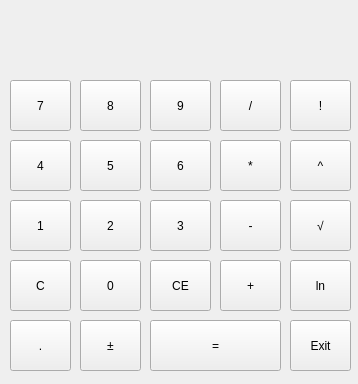
<?xml version="1.0" encoding="UTF-8"?>
<ui version="4.0">
 <class>Form</class>
 <widget class="QWidget" name="Form">
  <property name="geometry">
   <rect>
    <x>0</x>
    <y>0</y>
    <width>358</width>
    <height>384</height>
   </rect>
  </property>
  <property name="windowTitle">
   <string>Form</string>
  </property>
  <widget class="QLabel" name="calcul">
   <property name="geometry">
    <rect>
     <x>20</x>
     <y>40</y>
     <width>251</width>
     <height>31</height>
    </rect>
   </property>
   <property name="text">
    <string/>
   </property>
  </widget>
  <widget class="QPushButton" name="b_7">
   <property name="geometry">
    <rect>
     <x>10</x>
     <y>80</y>
     <width>61</width>
     <height>51</height>
    </rect>
   </property>
   <property name="text">
    <string>7</string>
   </property>
  </widget>
  <widget class="QPushButton" name="b_8">
   <property name="geometry">
    <rect>
     <x>80</x>
     <y>80</y>
     <width>61</width>
     <height>51</height>
    </rect>
   </property>
   <property name="text">
    <string>8</string>
   </property>
  </widget>
  <widget class="QPushButton" name="b_9">
   <property name="geometry">
    <rect>
     <x>150</x>
     <y>80</y>
     <width>61</width>
     <height>51</height>
    </rect>
   </property>
   <property name="text">
    <string>9</string>
   </property>
  </widget>
  <widget class="QPushButton" name="div">
   <property name="geometry">
    <rect>
     <x>220</x>
     <y>80</y>
     <width>61</width>
     <height>51</height>
    </rect>
   </property>
   <property name="text">
    <string>/</string>
   </property>
  </widget>
  <widget class="QPushButton" name="b_4">
   <property name="geometry">
    <rect>
     <x>10</x>
     <y>140</y>
     <width>61</width>
     <height>51</height>
    </rect>
   </property>
   <property name="text">
    <string>4</string>
   </property>
  </widget>
  <widget class="QPushButton" name="b_5">
   <property name="geometry">
    <rect>
     <x>80</x>
     <y>140</y>
     <width>61</width>
     <height>51</height>
    </rect>
   </property>
   <property name="text">
    <string>5</string>
   </property>
  </widget>
  <widget class="QPushButton" name="b_6">
   <property name="geometry">
    <rect>
     <x>150</x>
     <y>140</y>
     <width>61</width>
     <height>51</height>
    </rect>
   </property>
   <property name="text">
    <string>6</string>
   </property>
  </widget>
  <widget class="QPushButton" name="multiply">
   <property name="geometry">
    <rect>
     <x>220</x>
     <y>140</y>
     <width>61</width>
     <height>51</height>
    </rect>
   </property>
   <property name="text">
    <string>*</string>
   </property>
  </widget>
  <widget class="QPushButton" name="b_1">
   <property name="geometry">
    <rect>
     <x>10</x>
     <y>200</y>
     <width>61</width>
     <height>51</height>
    </rect>
   </property>
   <property name="text">
    <string>1</string>
   </property>
  </widget>
  <widget class="QPushButton" name="part_clear">
   <property name="geometry">
    <rect>
     <x>10</x>
     <y>260</y>
     <width>61</width>
     <height>51</height>
    </rect>
   </property>
   <property name="text">
    <string>C</string>
   </property>
  </widget>
  <widget class="QPushButton" name="b_2">
   <property name="geometry">
    <rect>
     <x>80</x>
     <y>200</y>
     <width>61</width>
     <height>51</height>
    </rect>
   </property>
   <property name="text">
    <string>2</string>
   </property>
  </widget>
  <widget class="QPushButton" name="b_0">
   <property name="geometry">
    <rect>
     <x>80</x>
     <y>260</y>
     <width>61</width>
     <height>51</height>
    </rect>
   </property>
   <property name="text">
    <string>0</string>
   </property>
  </widget>
  <widget class="QPushButton" name="b_3">
   <property name="geometry">
    <rect>
     <x>150</x>
     <y>200</y>
     <width>61</width>
     <height>51</height>
    </rect>
   </property>
   <property name="text">
    <string>3</string>
   </property>
  </widget>
  <widget class="QPushButton" name="every_clear">
   <property name="geometry">
    <rect>
     <x>150</x>
     <y>260</y>
     <width>61</width>
     <height>51</height>
    </rect>
   </property>
   <property name="text">
    <string>CE</string>
   </property>
  </widget>
  <widget class="QPushButton" name="minus">
   <property name="geometry">
    <rect>
     <x>220</x>
     <y>200</y>
     <width>61</width>
     <height>51</height>
    </rect>
   </property>
   <property name="text">
    <string>-</string>
   </property>
  </widget>
  <widget class="QPushButton" name="plus">
   <property name="geometry">
    <rect>
     <x>220</x>
     <y>260</y>
     <width>61</width>
     <height>51</height>
    </rect>
   </property>
   <property name="text">
    <string>+</string>
   </property>
  </widget>
  <widget class="QPushButton" name="dot">
   <property name="geometry">
    <rect>
     <x>10</x>
     <y>320</y>
     <width>61</width>
     <height>51</height>
    </rect>
   </property>
   <property name="text">
    <string>.</string>
   </property>
  </widget>
  <widget class="QPushButton" name="unar">
   <property name="geometry">
    <rect>
     <x>80</x>
     <y>320</y>
     <width>61</width>
     <height>51</height>
    </rect>
   </property>
   <property name="text">
    <string>±</string>
   </property>
  </widget>
  <widget class="QPushButton" name="eq">
   <property name="geometry">
    <rect>
     <x>150</x>
     <y>320</y>
     <width>131</width>
     <height>51</height>
    </rect>
   </property>
   <property name="text">
    <string>=</string>
   </property>
  </widget>
  <widget class="QLabel" name="upper">
   <property name="geometry">
    <rect>
     <x>16</x>
     <y>10</y>
     <width>271</width>
     <height>20</height>
    </rect>
   </property>
   <property name="text">
    <string/>
   </property>
  </widget>
  <widget class="QPushButton" name="b_factorial">
   <property name="geometry">
    <rect>
     <x>290</x>
     <y>80</y>
     <width>61</width>
     <height>51</height>
    </rect>
   </property>
   <property name="text">
    <string>!</string>
   </property>
  </widget>
  <widget class="QPushButton" name="b_power">
   <property name="geometry">
    <rect>
     <x>290</x>
     <y>140</y>
     <width>61</width>
     <height>51</height>
    </rect>
   </property>
   <property name="text">
    <string>^</string>
   </property>
  </widget>
  <widget class="QPushButton" name="b_sqrt">
   <property name="geometry">
    <rect>
     <x>290</x>
     <y>200</y>
     <width>61</width>
     <height>51</height>
    </rect>
   </property>
   <property name="text">
    <string>√</string>
   </property>
  </widget>
  <widget class="QPushButton" name="b_logarithm">
   <property name="geometry">
    <rect>
     <x>290</x>
     <y>260</y>
     <width>61</width>
     <height>51</height>
    </rect>
   </property>
   <property name="text">
    <string>ln</string>
   </property>
  </widget>
  <widget class="QPushButton" name="exit_button">
   <property name="geometry">
    <rect>
     <x>290</x>
     <y>320</y>
     <width>61</width>
     <height>51</height>
    </rect>
   </property>
   <property name="text">
    <string>Exit</string>
   </property>
  </widget>
 </widget>
 <resources/>
 <connections/>
</ui>
